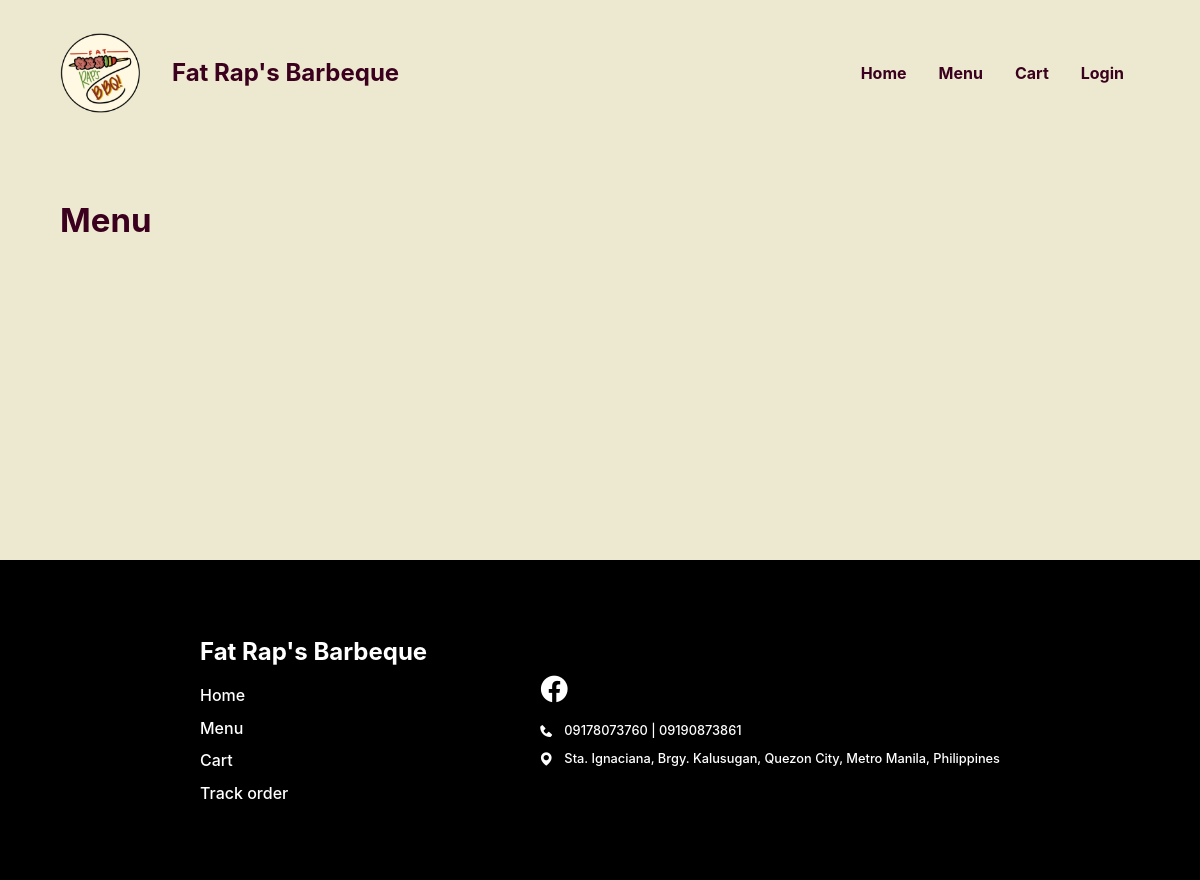
The page /Website/menu.php on the database as committed earlier.
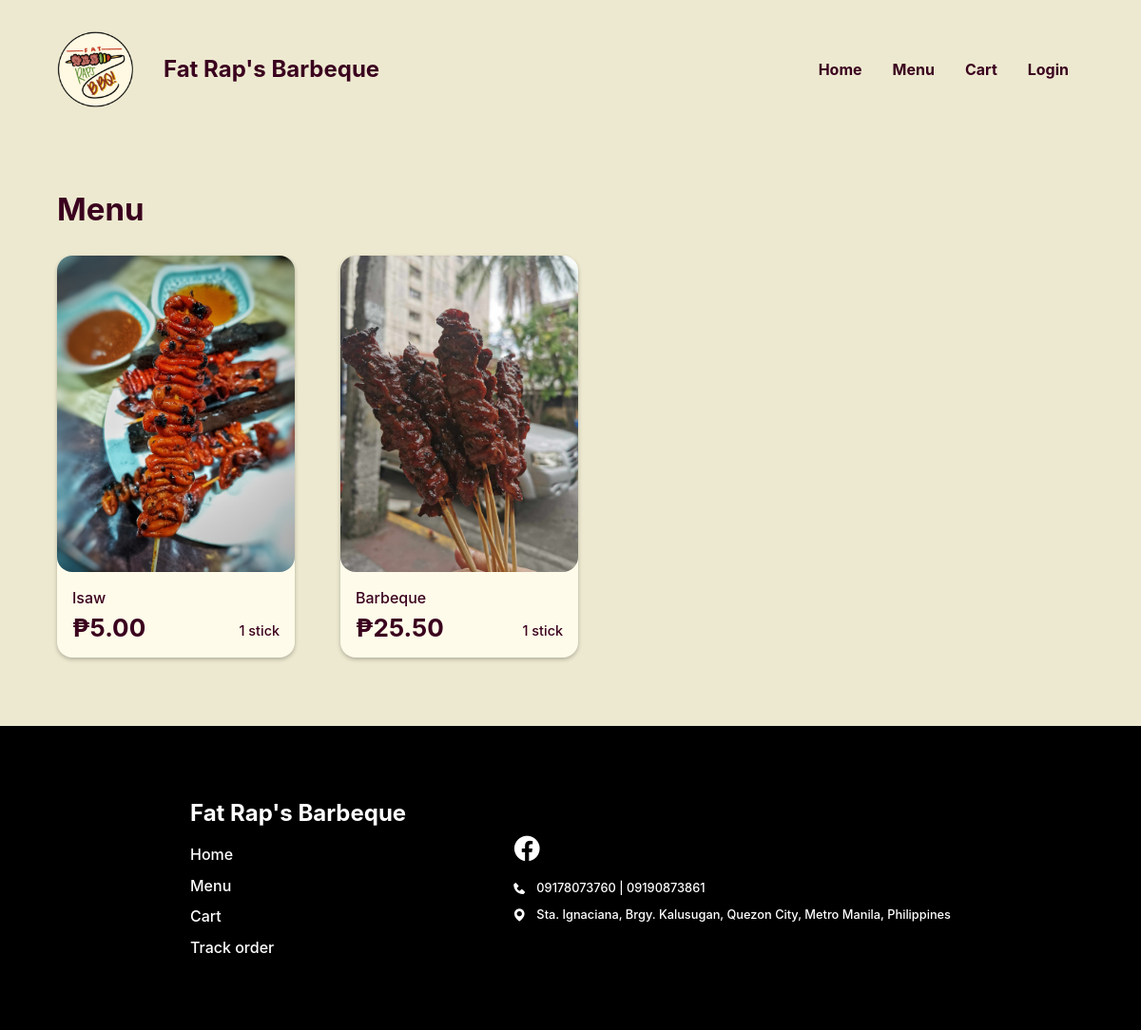
The same page on the database as committed later.
### tables this page shows
CREATE TABLE `menu` (
  `MENU_ID` int(18) NOT NULL,
  `FOOD_ID` int(18) NOT NULL,
  `MENU_STOCK` int(18) NOT NULL,
  `MENU_START` varchar(50) NOT NULL,
  `MENU_END` varchar(50) NOT NULL
);

CREATE TABLE `food` (
  `FOOD_ID` int(18) UNSIGNED NOT NULL,
  `CTGY_ID` int(18) NOT NULL,
  `FOOD_NAME` varchar(20) NOT NULL,
  `FOOD_PRICE` decimal(10,2) NOT NULL,
  `FOOD_DESC` varchar(50) NOT NULL,
  `FOOD_IMG` varchar(255) NOT NULL,
  `FOOD_STOCK` int(20) NOT NULL,
  `FOOD_ACTIVE` varchar(10) NOT NULL,
  `FOOD_TYPE` varchar(16) NOT NULL
);

### Website/menu.php (the view, shortened to what this page needs)
<?php
@include 'constants.php';
$PRSN_ROLE = $_SESSION['prsn_role'];
?>
<!DOCTYPE html>
<html lang="en">
<head>
    <link rel="stylesheet" href="header-styles.css">
    <link rel="stylesheet" href="customer-styles.css">
    <link href='https://unpkg.com/boxicons@2.1.4/css/boxicons.min.css' rel='stylesheet'>
</head>
<body class="<?php echo ($PRSN_ROLE === 'Wholesaler') ? 'wholesaler' : ''; ?>">
    <header class="<?php echo ($PRSN_ROLE === 'Wholesaler') ? 'wholesaler' : ''; ?>">
        <div class="header-container">
            <div class="website-title">
                <img id="logo" src="images/client-logo.png">
                <div class="text">
                    <h1>Fat Rap's Barbeque</h1>
                </div>
            </div>
            <ul class='menubar'>
                <li><a href="<?php echo SITEURL; ?>cus-home-page.php">Home</a></li>
                <li><a href="<?php echo SITEURL; ?>menu.php">Menu</a></li>
                <li><a href="<?php echo SITEURL; ?>cart.php">Cart</a></li>
                <?php
                if (isset($_SESSION['prsn_id'])) {
                ?>
                    <li><a href="<?php echo SITEURL; ?>logout.php">Logout</a>
                    </li>
                <?php
                } else {
                ?>
                    <li><a href="<?php echo SITEURL; ?>login-page.php">Login</a></li>
                <?php
                }
                ?>
            </ul>
        </div>
    </header>
    <main>
        <section class="section menu">
            <div class="container">
                <div class="section-heading">
                    <h2>Menu</h2>
                </div>
                <section class="section-body">
                    <?php
                    if ($PRSN_ROLE === 'Admin') {
                        $sql = "SELECT m.*, f.*
                FROM menu m
                JOIN food f ON m.food_id = f.food_id
                WHERE f.food_active = 'Yes'";
                    } else {
                        $sql = "SELECT m.*, f.*
                FROM menu m
                JOIN food f ON m.food_id = f.food_id
                WHERE f.food_active = 'Yes'
                AND f.food_type = '$PRSN_ROLE'
                AND NOW() BETWEEN STR_TO_DATE(m.menu_start, '%M %d, %Y %h:%i:%s %p') AND STR_TO_DATE(m.menu_end, '%M %d, %Y %h:%i:%s %p')";
                    }
                    $res = mysqli_query($conn, $sql);
                    $count = mysqli_num_rows($res);
                    if ($count > 0) {
                        while ($row = mysqli_fetch_assoc($res)) {
                            $FOOD_ID = $row['FOOD_ID'];
                            $FOOD_NAME = $row['FOOD_NAME'];
                            $FOOD_IMG = $row['FOOD_IMG'];
                            $FOOD_PRICE = $row['FOOD_PRICE'];
                    ?>
                            <a class="menu-item" href="<?php echo SITEURL; ?>product-info.php?FOOD_ID=<?php echo $FOOD_ID ?>">
                                <img src="<?php echo SITEURL; ?>images/<?php echo $FOOD_IMG; ?>" alt="">
                                <div class="text">
                                    <p class="name"><?php echo $FOOD_NAME ?></p>
                                    <div class="inline">
                                        <h2>₱<?php echo $FOOD_PRICE ?></h2>
                                        <p id="<?php echo ($PRSN_ROLE === 'Wholesaler') ? 'stick-hidden' : ''; ?>">1 stick</p>
                                    </div>
                                </div>
                            </a>
                    <?php
                        }
                    }
                    ?>
                </section>
            </div>
        </section>
    </main>
    <footer>
        <div class="footer-container">
            <div class="left-container">
                <h2>Fat Rap's Barbeque</h2>
                <div class="list">
                    <ul>
                        <li><a href="<?php echo SITEURL; ?>cus-home-page.php">Home</a></li>
                        <li><a href="<?php echo SITEURL; ?>menu.php">Menu</a></li>
                        <li><a href="<?php echo SITEURL; ?>cart.php">Cart</a></li>
                        <li><a href="cus-home-page.php#track-order-section">Track order</a></li>
                    </ul>
                </div>
            </div>
            <div class="right-container">
                <div class="icons-block">
                    <a href="https://www.facebook.com/profile.php?id=100077565231475">
                        <i class='bx bxl-facebook-circle'></i>
                    </a>
                </div>
                <div class="list">
                    <div class="list-items">
                        <i class='bx bxs-phone'></i>
                        <p>09178073760 | 09190873861</p>
                    </div>
                    <div class="list-items">
                        <i class='bx bxs-map'></i>
                        <p>Sta. Ignaciana, Brgy. Kalusugan, Quezon City, Metro Manila, Philippines</p>
                    </div>
                </div>
            </div>
        </div>
    </footer>
</body>
</html>

### Website/header-styles.css (style rules this page uses)
*, *::before, *::after { margin: 0; padding: 0; box-sizing: border-box; font-family: inherit; }
:root { --bg:#F2FFE1; --primary:#f3d95c; --text:#3A001E; --text2: #FA3F1F; --input-bg:#F7F3DC; --eye-icon:#CEC699; --block: #4ADE5D; --block-p:#277B32; --block-h1: #0F4C17; --form-bg: #FFFDEF; --header-text: #3A001E; }
body { font-family: 'Inter', sans-serif; }
header, footer { width: 100%; display: flex; justify-content: center; align-items: center; }
header { height: 8rem; position: fixed; top: 0; z-index: 100; color: var(--header-text); background-color: var(--bg); }
.header-container, .footer-container { margin-inline: auto; margin-top: 2rem; margin-bottom: 0.9rem; width: 90%; max-width: 1200px; display: flex; justify-content: space-between; align-items: center; }
.website-title { display: flex; align-items: center; }
header img { width: 80px; position: relative; }
header .text { margin-left: 2rem; display: flex; flex-direction: column; gap: 0; }
header h1 { white-space: nowrap; font-size: 1.5rem; }
header .text p, footer .right-container p { font-size: 0.8rem; }
li > a { color: inherit; text-decoration: none; }
footer { background-color: #000; color: #fff; min-height: 20rem; }
.footer-container { width: 90%; max-width: 800px; margin: clamp(1rem, 6vw, 4.5rem) auto; display: flex; justify-content: space-between; }
.left-container h2 { margin-bottom: 1.2rem; }
.icons-block { margin-bottom: 1rem; }
.list > ul { padding-inline-start: 0; margin-block: 0; height: 100%; }
.list > ul, .list { display: grid; gap: 0.8rem; }
.list > ul > li { color: #fff; display: block; }
.icons-block { display: flex; gap: 1rem; }
.icons-block a { color: #fff; }
.icons-block i { font-size: 2rem; }
.list-items { display: flex; gap: 10px; }
.menubar { display: flex; flex-direction: row; list-style-type: none; margin: 0; padding: 0; }
.menubar > li { font-weight: bold; margin: 0 1rem; overflow: hidden; }

### Website/customer-styles.css (style rules this page uses)
*, *::before, *::after { margin: 0; padding: 0; box-sizing: border-box; font-family: inherit; }
:root { --bg:#EDE9D0; --primary:#F5D636; --active-primary:#EDCB1C; --input-bg:#F7F3DC; --form-bg: #FFFDEF; --available:#A8D991; --available-text:#304D23; --fully-booked:#C13B24; --fully-booked-text:var(--text); --closed:#3B3B3B; --closed-text:#A9A9A9; --product-info-bg: #C13B24; --block: #FEFBEA; --light-text: var(--block); --text: #3A001E; --gray: #DFDCCB; --green: #6FDE4A; --red: #C13B24; }
body { font-family: 'Inter', sans-serif; font-weight: 500; min-height: 100vh; min-width: 320px; background-color: var(--bg); }
main { padding-top: 8rem; min-height: 70vh; color: var(--text); }
.section { min-width: 320px; display: flex; justify-content: center; align-items: center; }
.container { width: 90%; height: 100%; max-width: 1200px; margin: clamp(1rem, 6vw, 4.5rem) auto; }
img { object-fit: cover; }
.section-heading { display: flex; flex-direction: column; gap: 5px; margin-bottom: 1.8rem; }
.section-heading h2 { font-size: 2.0625rem; }
.section-body { display: flex; flex-direction: column; gap: 1rem; }
.menu .section-body { display: grid; grid-template-columns: repeat(auto-fit, minmax(250px, 250px)); gap: 2rem 3rem; }
.menu .menu-item img { width: 100%; border-radius: 1rem; }
.menu .menu-item { background-color: var(--block); border-radius: 1rem; box-shadow: rgba(0, 0, 0, 0.25) 0px 2px 4px 0px; }
.menu .menu-item { text-decoration: none; color: var(--text); }
.menu .menu-item .text { margin: 0.8rem 1rem 1rem 1rem; }
.menu .menu-item p.name { margin-bottom: 6px; }
.menu .menu-item .inline { display: flex; justify-content: space-between; align-items: flex-end; }
.menu .menu-item .inline p { font-size: 0.9rem; margin-bottom: 4px; }
.menu .menu-item .inline h2 { font-size: 1.625rem; }
.inline { width: 100%; display: flex; align-items: center; gap: 1rem; justify-content: space-between; }

Rows that differ between the two databases and show on the page:
added menu: FOOD_ID.FOOD_IMG (picture), FOOD_ID.FOOD_NAME "Isaw", FOOD_ID.FOOD_PRICE "5.00"
added menu: FOOD_ID.FOOD_IMG (picture), FOOD_ID.FOOD_NAME "Barbeque", FOOD_ID.FOOD_PRICE "25.50"
